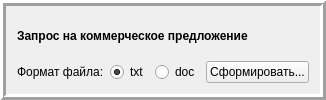
          <widget class="QFrame" name="frame_12">
           <property name="frameShape">
            <enum>QFrame::Box</enum>
           </property>
           <property name="frameShadow">
            <enum>QFrame::Raised</enum>
           </property>
           <property name="lineWidth">
            <number>3</number>
           </property>
           <layout class="QVBoxLayout" name="verticalLayout_2">
            <item>
             <widget class="QLabel" name="label_4">
              <property name="font">
               <font>
                <weight>75</weight>
                <bold>true</bold>
               </font>
              </property>
              <property name="text">
               <string>Запрос на коммерческое предложение</string>
              </property>
             </widget>
            </item>
            <item>
             <layout class="QHBoxLayout" name="horizontalLayout_20">
              <item>
               <widget class="QLabel" name="label_8">
                <property name="text">
                 <string>Формат файла:</string>
                </property>
               </widget>
              </item>
              <item>
               <widget class="QRadioButton" name="radioButton_txt">
                <property name="text">
                 <string>txt</string>
                </property>
                <property name="checked">
                 <bool>true</bool>
                </property>
               </widget>
              </item>
              <item>
               <widget class="QRadioButton" name="radioButton_doc">
                <property name="text">
                 <string>doc</string>
                </property>
               </widget>
              </item>
              <item>
               <widget class="QPushButton" name="pushButton_offer">
                <property name="text">
                 <string>Сформировать...</string>
                </property>
               </widget>
              </item>
             </layout>
            </item>
           </layout>
          </widget>
